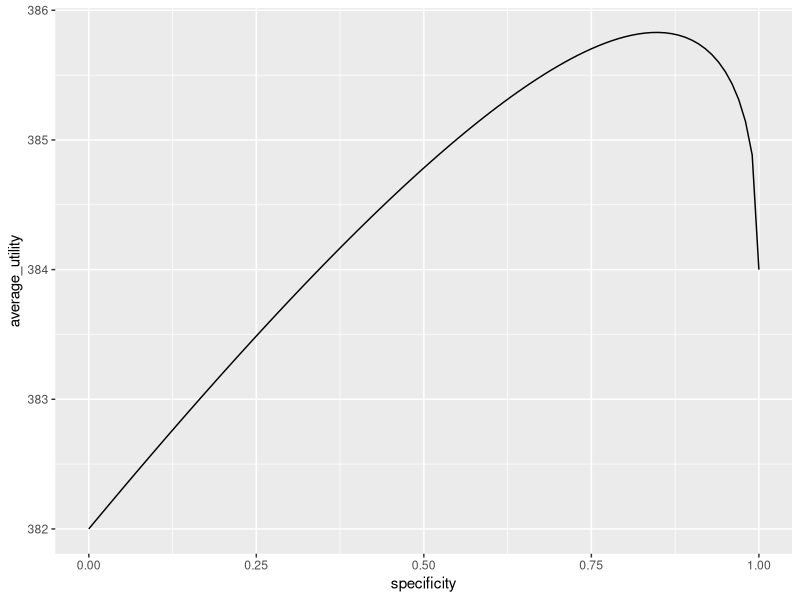

Source code (R):
## ---- chunk 1
q = 0.61

n = 100000
v = 400
p = 0.04
s = 10
f = 0.5

fn <- function(specificity) {
  # our model
  sensitivity = 1 - (1 -  (1-specificity)^q^(1/q))
  
  # standard definitions
  false_positive_rate = 1 - specificity
  false_negative_rate = 1 - sensitivity
  true_positive_rate = sensitivity
  true_negative_rate = specificity
  
  # to counts
  positive_count = n * p
  negative_count = n - positive_count
  false_positive_count = false_positive_rate * negative_count
  true_positive_count = true_positive_rate * positive_count
  true_negative_count = true_negative_rate * negative_count
  false_negative_count = false_negative_rate * positive_count
  
  # total utility
  utility = true_negative_count * v + 
   false_positive_count * (v-s) + 
   false_negative_count * 0 + 
   true_positive_count * (f*v - s)
  
  # re-normalize
  average_utility = utility / n
  data.frame(
    specificity = specificity,
    sensitivity = sensitivity,
    false_positive_rate = false_positive_rate,
    false_negative_rate = false_negative_rate,
    true_positive_rate = true_positive_rate,
    true_negative_rate = true_negative_rate,
    false_positive_count = false_positive_count,
    true_positive_count = true_positive_count,
    true_negative_count = true_negative_count,
    false_negative_count = false_negative_count,
    average_utility = average_utility
  )
}
## ---- chunk 2

library(ggplot2)


d_utility <- fn(seq(0, 1, length.out = 101))

ggplot(
  data = d_utility,
  mapping = aes(x = specificity, y = average_utility)) +
  geom_line()
## ---- chunk 3
best_idx = which.max(d_utility$average_utility)[[1]]
str(d_utility[best_idx, ])
